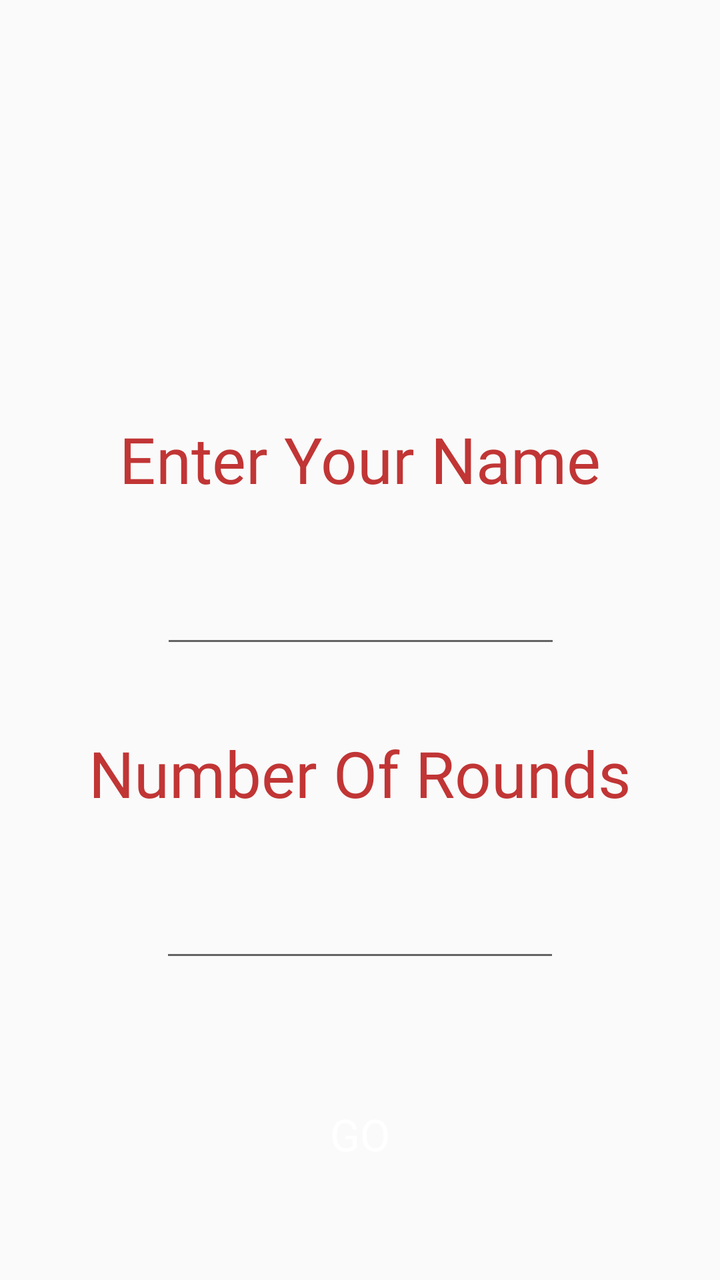
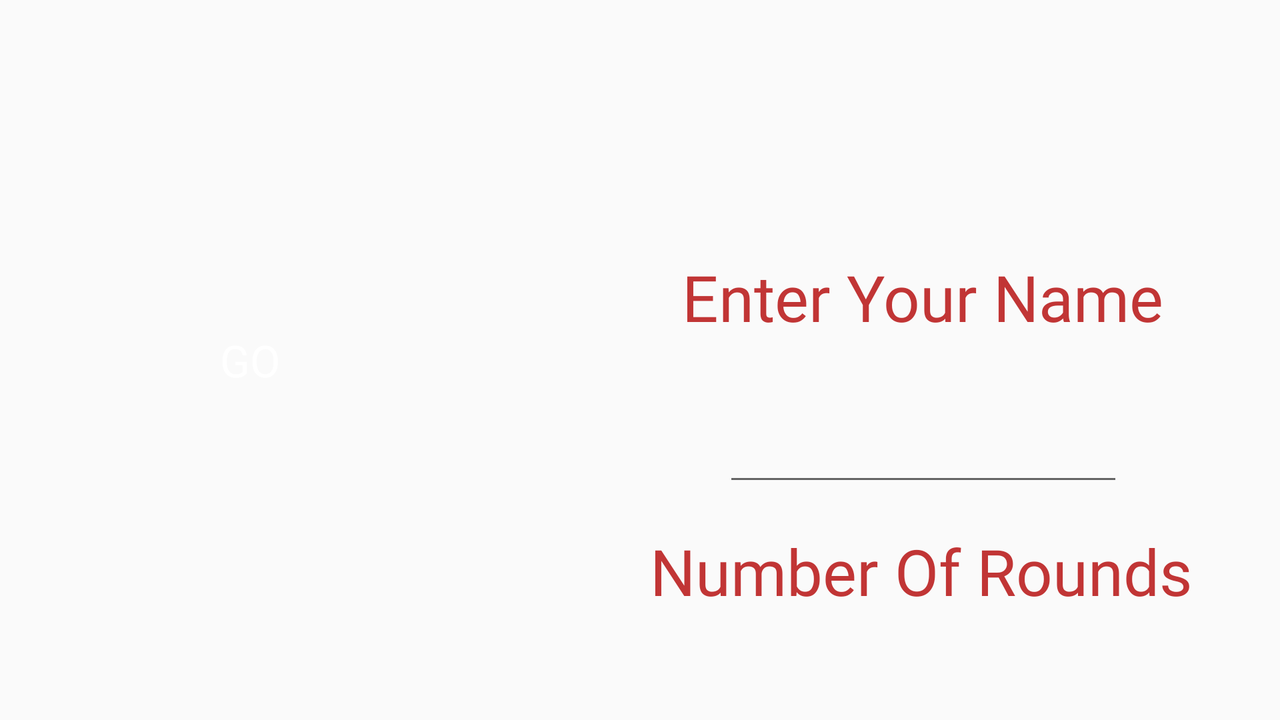

Two renders of one Android screen. The first uses the default layout on a phone; the second uses the alternative layout the repository ships for a different screen configuration, on a matching device. The two XML files are below.
<!-- AndroidManifest.xml: application theme AppTheme -->
<!-- res/layout/fragment_player_details.xml -->
<?xml version="1.0" encoding="utf-8"?>
<FrameLayout xmlns:android="http://schemas.android.com/apk/res/android"
    xmlns:app="http://schemas.android.com/apk/res-auto"
    xmlns:tools="http://schemas.android.com/tools"
    android:layout_width="match_parent"
    android:layout_height="match_parent"
    android:background="@android:color/transparent"
    android:padding="10dp"
    tools:context=".PlayerDetailsFragment">

    <androidx.constraintlayout.widget.ConstraintLayout
        android:layout_width="match_parent"
        android:layout_height="match_parent"
        android:background="@android:color/transparent">

        <ImageView
            android:id="@+id/backButton"
            android:layout_width="130dp"
            android:layout_height="81dp"
            android:rotation="180"
            android:src="@drawable/arrow_button"
            app:layout_constraintStart_toStartOf="parent"
            app:layout_constraintTop_toTopOf="parent" />

        <TextView
            android:id="@+id/textView"
            android:layout_width="wrap_content"
            android:layout_height="wrap_content"
            android:layout_marginTop="8dp"
            android:fontFamily="@font/font"
            android:text="@string/enter_your_name"
            android:textColor="@color/red"
            android:textSize="32sp"
            app:layout_constraintEnd_toEndOf="parent"
            app:layout_constraintStart_toStartOf="parent"
            app:layout_constraintTop_toBottomOf="@+id/etPlayer2name" />

        <TextView
            android:id="@+id/player2name"
            android:layout_width="wrap_content"
            android:layout_height="wrap_content"
            android:layout_marginTop="8dp"
            android:fontFamily="@font/font"
            android:text="@string/enter_player_2_name"
            android:textColor="@color/red"
            android:textSize="32sp"
            android:visibility="invisible"
            app:layout_constraintEnd_toEndOf="parent"
            app:layout_constraintStart_toStartOf="parent"
            app:layout_constraintTop_toBottomOf="@+id/backButton" />

        <TextView
            android:id="@+id/textView2"
            android:layout_width="wrap_content"
            android:layout_height="wrap_content"
            android:layout_marginTop="36dp"
            android:fontFamily="@font/font"
            android:text="@string/number_of_rounds"
            android:textColor="@color/red"
            android:textSize="32sp"
            app:layout_constraintEnd_toEndOf="parent"
            app:layout_constraintStart_toStartOf="parent"
            app:layout_constraintTop_toBottomOf="@+id/etEnteredNum" />

        <EditText
            android:id="@+id/etEnteredNum"
            android:layout_width="200dp"
            android:layout_height="50dp"
            android:layout_marginTop="28dp"
            android:fontFamily="@font/font"
            android:inputType="text"
            android:textColor="@color/colorAccent"
            android:textSize="22sp"
            app:layout_constraintEnd_toEndOf="@+id/textView"
            app:layout_constraintHorizontal_bias="0.509"
            app:layout_constraintStart_toStartOf="@+id/textView"
            app:layout_constraintTop_toBottomOf="@+id/textView" />

        <EditText
            android:id="@+id/etPlayer2name"
            android:layout_width="200dp"
            android:layout_height="50dp"
            android:layout_marginTop="8dp"
            android:fontFamily="@font/font"
            android:inputType="text"
            android:textColor="@color/colorAccent"
            android:textSize="22sp"
            android:visibility="invisible"
            app:layout_constraintEnd_toEndOf="@+id/player2name"
            app:layout_constraintStart_toStartOf="@+id/player2name"
            app:layout_constraintTop_toBottomOf="@+id/player2name" />

        <EditText
            android:id="@+id/etEnteredNum2"
            android:layout_width="200dp"
            android:layout_height="50dp"
            android:layout_marginTop="28dp"
            android:fontFamily="@font/font"
            android:inputType="number"
            android:textColor="@color/colorAccent"
            android:textSize="22sp"
            app:layout_constraintEnd_toEndOf="parent"
            app:layout_constraintStart_toStartOf="parent"
            app:layout_constraintTop_toBottomOf="@+id/textView2" />

        <Button
            android:id="@+id/btGo"
            android:layout_width="150dp"
            android:layout_height="50dp"
            android:layout_marginTop="56dp"
            android:background="@drawable/button_bg"
            android:fontFamily="@font/font"
            android:text="@string/go"
            android:textColor="@color/white"
            android:textSize="22sp"
            app:layout_constraintEnd_toEndOf="@+id/etEnteredNum2"
            app:layout_constraintStart_toStartOf="@+id/etEnteredNum2"
            app:layout_constraintTop_toBottomOf="@+id/etEnteredNum2" />


    </androidx.constraintlayout.widget.ConstraintLayout>


</FrameLayout>
<!-- resources referenced by this layout -->
<resources>
  <color name="colorAccent">#000</color>
  <color name="red">#C13535</color>
  <color name="white">#ffffff</color>
  <string name="enter_player_2_name">Enter Player 2 Name</string>
  <string name="enter_your_name">Enter Your Name</string>
  <string name="go">Go</string>
  <string name="number_of_rounds">Number Of Rounds</string>
  <style name="AppTheme" parent="Theme.AppCompat.Light.NoActionBar">
          
          <item name="colorPrimary">@color/colorPrimary</item>
          <item name="colorPrimaryDark">@color/colorPrimaryDark</item>
          <item name="colorAccent">@color/colorAccent</item>
      </style>
  <color name="colorPrimary">#fff</color>
  <color name="colorPrimaryDark">#fff</color>
</resources>
<!-- res/layout-land/fragment_player_details.xml (the repository's variant of the layout above) -->
<!-- drawn on the phone turned sideways -->
<?xml version="1.0" encoding="utf-8"?>
<FrameLayout xmlns:android="http://schemas.android.com/apk/res/android"
    xmlns:app="http://schemas.android.com/apk/res-auto"
    xmlns:tools="http://schemas.android.com/tools"
    android:layout_width="match_parent"
    android:layout_height="match_parent"
    android:background="@android:color/transparent"
    android:padding="10dp"
    tools:context=".PlayerDetailsFragment">

    <androidx.constraintlayout.widget.ConstraintLayout
        android:layout_width="match_parent"
        android:layout_height="match_parent"
        android:background="@android:color/transparent">
        <ImageView
            android:id="@+id/backButton"
            android:layout_width="130dp"
            android:layout_height="81dp"
            android:rotation="180"
            android:src="@drawable/arrow_button"
            app:layout_constraintStart_toStartOf="parent"
            app:layout_constraintTop_toTopOf="parent" />


        <TextView
            android:id="@+id/textView"
            android:layout_width="wrap_content"
            android:layout_height="wrap_content"
            android:layout_marginTop="8dp"
            android:fontFamily="@font/font"
            android:text="@string/enter_your_name"
            android:textColor="@color/red"
            android:textSize="32sp"
            app:layout_constraintEnd_toEndOf="@+id/etPlayer2name"
            app:layout_constraintStart_toStartOf="@+id/etPlayer2name"
            app:layout_constraintTop_toBottomOf="@+id/etPlayer2name" />

        <TextView
            android:id="@+id/player2name"
            android:layout_width="wrap_content"
            android:layout_height="wrap_content"
            android:layout_marginTop="8dp"
            android:layout_marginEnd="24dp"
            android:fontFamily="@font/font"
            android:text="@string/enter_player_2_name"
            android:textColor="@color/red"
            android:textSize="32sp"
            android:visibility="invisible"
            app:layout_constraintEnd_toEndOf="parent"
            app:layout_constraintTop_toTopOf="parent" />

        <TextView
            android:id="@+id/textView2"
            android:layout_width="wrap_content"
            android:layout_height="wrap_content"
            android:layout_marginTop="16dp"
            android:fontFamily="@font/font"
            android:text="@string/number_of_rounds"
            android:textColor="@color/red"
            android:textSize="32sp"
            app:layout_constraintEnd_toEndOf="@+id/etEnteredNum"
            app:layout_constraintHorizontal_bias="0.518"
            app:layout_constraintStart_toStartOf="@+id/etEnteredNum"
            app:layout_constraintTop_toBottomOf="@+id/etEnteredNum" />

        <EditText
            android:id="@+id/etEnteredNum"
            android:layout_width="200dp"
            android:layout_height="50dp"
            android:layout_marginTop="28dp"
            android:fontFamily="@font/font"
            android:inputType="text"
            android:textColor="@color/colorAccent"
            android:textSize="22sp"
            app:layout_constraintEnd_toEndOf="@+id/textView"
            app:layout_constraintHorizontal_bias="0.509"
            app:layout_constraintStart_toStartOf="@+id/textView"
            app:layout_constraintTop_toBottomOf="@+id/textView" />

        <EditText
            android:id="@+id/etPlayer2name"
            android:layout_width="200dp"
            android:layout_height="50dp"
            android:layout_marginTop="8dp"
            android:fontFamily="@font/font"
            android:inputType="text"
            android:textColor="@color/colorAccent"
            android:textSize="22sp"
            android:visibility="invisible"
            app:layout_constraintEnd_toEndOf="@+id/player2name"
            app:layout_constraintStart_toStartOf="@+id/player2name"
            app:layout_constraintTop_toBottomOf="@+id/player2name" />

        <EditText
            android:id="@+id/etEnteredNum2"
            android:layout_width="200dp"
            android:layout_height="50dp"
            android:layout_marginTop="28dp"
            android:fontFamily="@font/font"
            android:inputType="number"
            android:textColor="@color/colorAccent"
            android:textSize="22sp"
            app:layout_constraintEnd_toEndOf="@+id/textView2"
            app:layout_constraintStart_toStartOf="@+id/textView2"
            app:layout_constraintTop_toBottomOf="@+id/textView2" />

        <Button
            android:id="@+id/btGo"
            android:layout_width="150dp"
            android:layout_height="50dp"
            android:layout_marginStart="40dp"
            android:background="@drawable/button_bg"
            android:fontFamily="@font/font"
            android:text="@string/go"
            android:textColor="@color/white"
            android:textSize="22sp"
            app:layout_constraintBottom_toBottomOf="parent"
            app:layout_constraintStart_toStartOf="parent"
            app:layout_constraintTop_toTopOf="parent" />


    </androidx.constraintlayout.widget.ConstraintLayout>


</FrameLayout>
